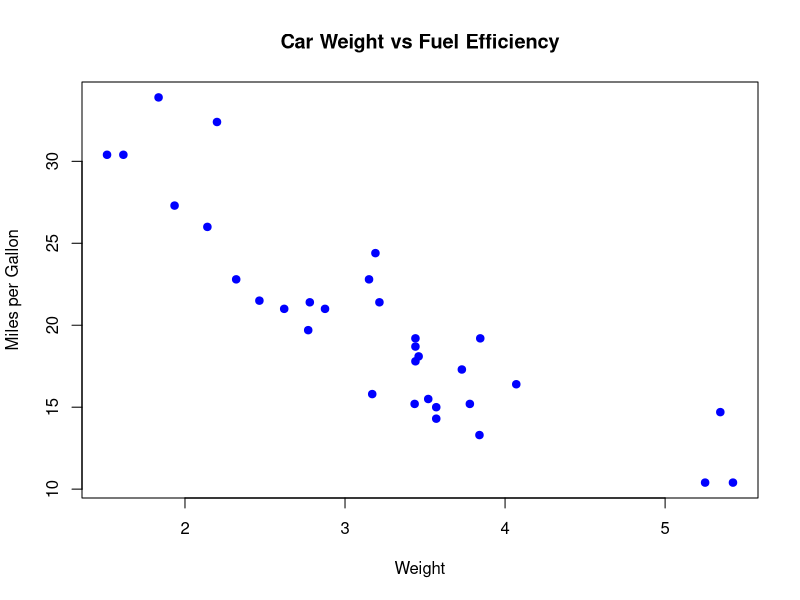

Write the R code that produced this figure.
# ============================================================
# LAB 8: Built-ins datasets & Data Visualization
# ============================================================

data(mtcars)

head(mtcars)

plot(mtcars$wt, mtcars$mpg,
     col = "blue",
     pch = 19,
     main = "Car Weight vs Fuel Efficiency",
     xlab = "Weight",
     ylab = "Miles per Gallon")
